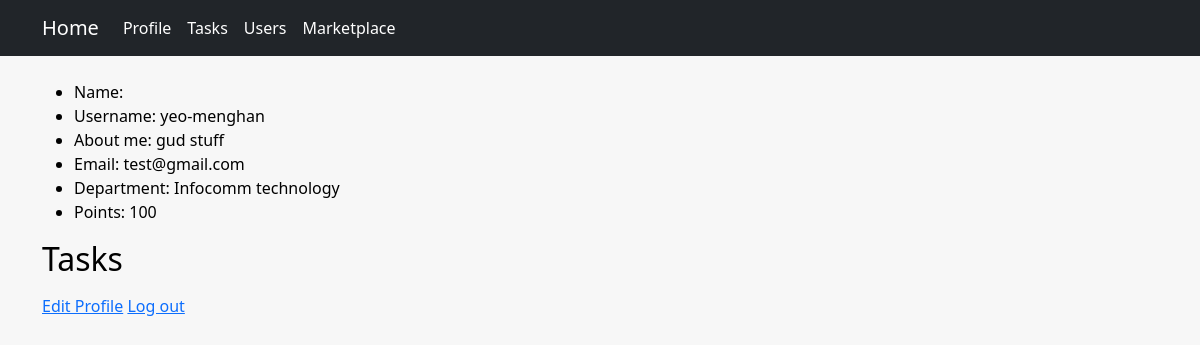
/main/profile (signed in), run on an earlier commit of the app's database.
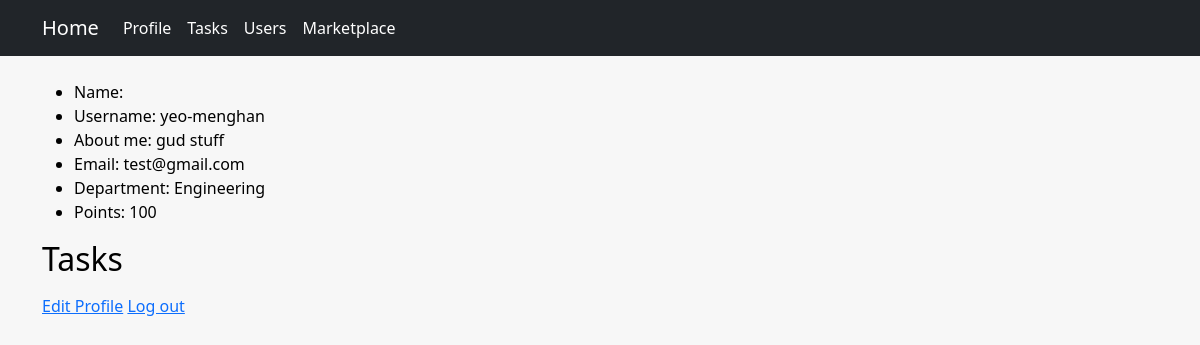
And on a later commit of the database.
### main/models.py (models this page shows, shortened)
class CustomUser(models.Model):
    user = models.OneToOneField(User, on_delete=models.CASCADE)
    DEPARTMENT = (
        ('Operations', 'Operations'),
        ('Infocomm technology', 'Infocomm technology'),
        ('Engineering', 'Engineering'),
        ('Corportate', 'Corporate')
    )
    email = models.EmailField(unique=True)
    department = models.CharField(max_length=100, choices=DEPARTMENT)
    description = models.TextField("Description", max_length=600, default='', blank=True)
    points = models.IntegerField(default=0)
    tasks = models.ManyToManyField(Task, blank=True, related_name='users')

### main/views.py (the view)
# urls.py: path('profile', views.profile, name='profile'),
@login_required(login_url='/main/login')
def profile(request):
    current_user = CustomUser.objects.get(user=request.user)
    tasks = current_user.tasks.all()
    return render(request, 'main/profile.html', {
        "user": current_user,
        "tasks": tasks,
    })

### main/templates/main/profile.html (shortened to what this page needs)
{% extends "main/layout.html" %}
{% block body %}
    <div class="container">
        <ul>
            <li>Name: {{ user.user.first_name }} {{ user.user.last_name }} </li>
            <li>Username: {{ user.user.username }} </li>
            <li>About me: {{ user.description }} </li>
            <li>Email: {{ user.email }} </li>
            <li>Department: {{ user.department }} </li>
            <li>Points: {{ user.points }} </li>
        </ul>
        <h2> Tasks </h2>
        <a href="{% url 'main:edit_profile' %}">Edit Profile</a>
        <a href="{% url 'main:logout' %}">Log out</a>
    </div>
{% endblock %}

What changed in the data, as far as the page shows it:
changed CustomUser "gud stuff": department "Infocomm technology" → "Engineering"
